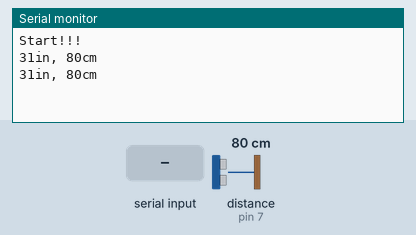
A sketch run on a simulated Arduino Uno, built with avr-gcc and run on an emulated ATmega328P. Shown: the last lines printed to the serial monitor. Wiring (inferred from the names in the program): ultrasonic range finder: trigger pin 7; echo pin 7. The inputs (shaded band) are chosen by the test bench; at power-on: distance to the obstacle (sensor on pin 7) 80 cm. The echo pulse lasts 58.3 µs per cm.

Above: at 1.8 s.
1.9 s: distance to the obstacle (sensor on pin 7) set to 299 cm
At 2.4 s:
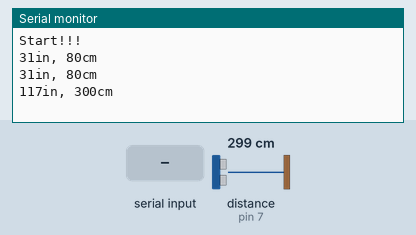
6.1 s: "a" received over the second serial link
8.6 s: distance to the obstacle (sensor on pin 7) set to 2 cm
At 9.7 s:
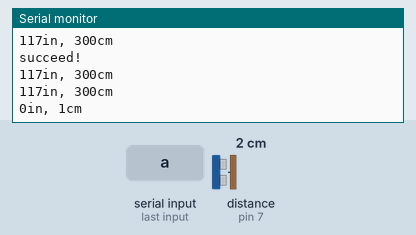
Timing chart, 0 to 11.6 s (numbered marks = the images above; inputs shaded):
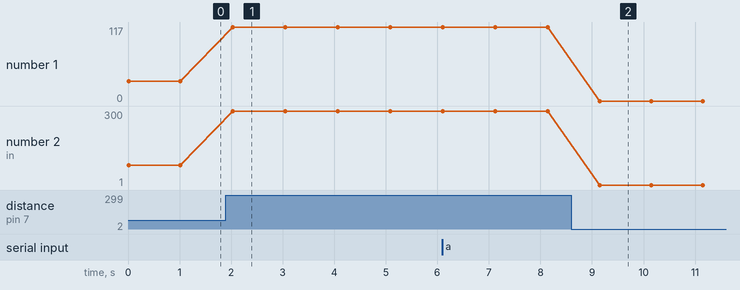

Measured:
- after the input at 1.9 s, the serial monitor: prints a new line after 0.13 s (image 1)
- after the input at 8.6 s, the serial monitor: prints a new line after 0.55 s (image 2)
- plotted number 1: 31 → 117 after the input at 1.9 s, 117 → 0 after the input at 8.6 s
- plotted number 2: 80 → 300 after the input at 1.9 s, 300 → 1 after the input at 8.6 s

The sketch:

sound_call_28015REVC.ino
```cpp
#include <SoftwareSerial.h>//call appinvetonr sound
const int pingPin = 7;
const int TX   = 10;
const int RX   = 11;
const int delay_time = 1000;
SoftwareSerial BT(RX, TX);
void setup() {
  Serial.begin(9600);
  BT.begin(9600);
  pinMode(pingPin, OUTPUT);
  Serial.println("Start!!!");
}

long microsecondsToInches(long microseconds) {
  return microseconds / 74 / 2;
}

long microsecondsToCentimeters(long microseconds) {
  return microseconds / 29 / 2;
}
void loop() {
  // establish variables for duration of the ping,
  // and the distance result in inches and centimeters:
  long duration, inches, cm;
  pinMode(pingPin, OUTPUT);
  digitalWrite(pingPin, LOW);
  delayMicroseconds(2);
  digitalWrite(pingPin, HIGH);
  delayMicroseconds(5);
  digitalWrite(pingPin, LOW);
  pinMode(pingPin, INPUT);
  duration = pulseIn(pingPin, HIGH);
  inches = microsecondsToInches(duration);
  cm = microsecondsToCentimeters(duration);
  Serial.print(inches);
  Serial.print("in, ");
  Serial.print(cm);
  Serial.print("cm");
  Serial.println();
  delay(delay_time);
  int sendData = (int) (cm * 100); //cm 可以改成in
  byte packet[3];
  packet[0] = 97; //key send to phone
  packet[1] = sendData / 256; //divides sendData to two 1 byte packets
  packet[2] = sendData % 256;
  if(BT.available() > 0) //check BT is succeed
    if(BT.read() == 97) //check recieve key from phone
    {
      Serial.println("succeed!");
      for(int i = 0; i < 3; i++)
        BT.write(packet[i]); //send packet to phone
    }
 }
```
